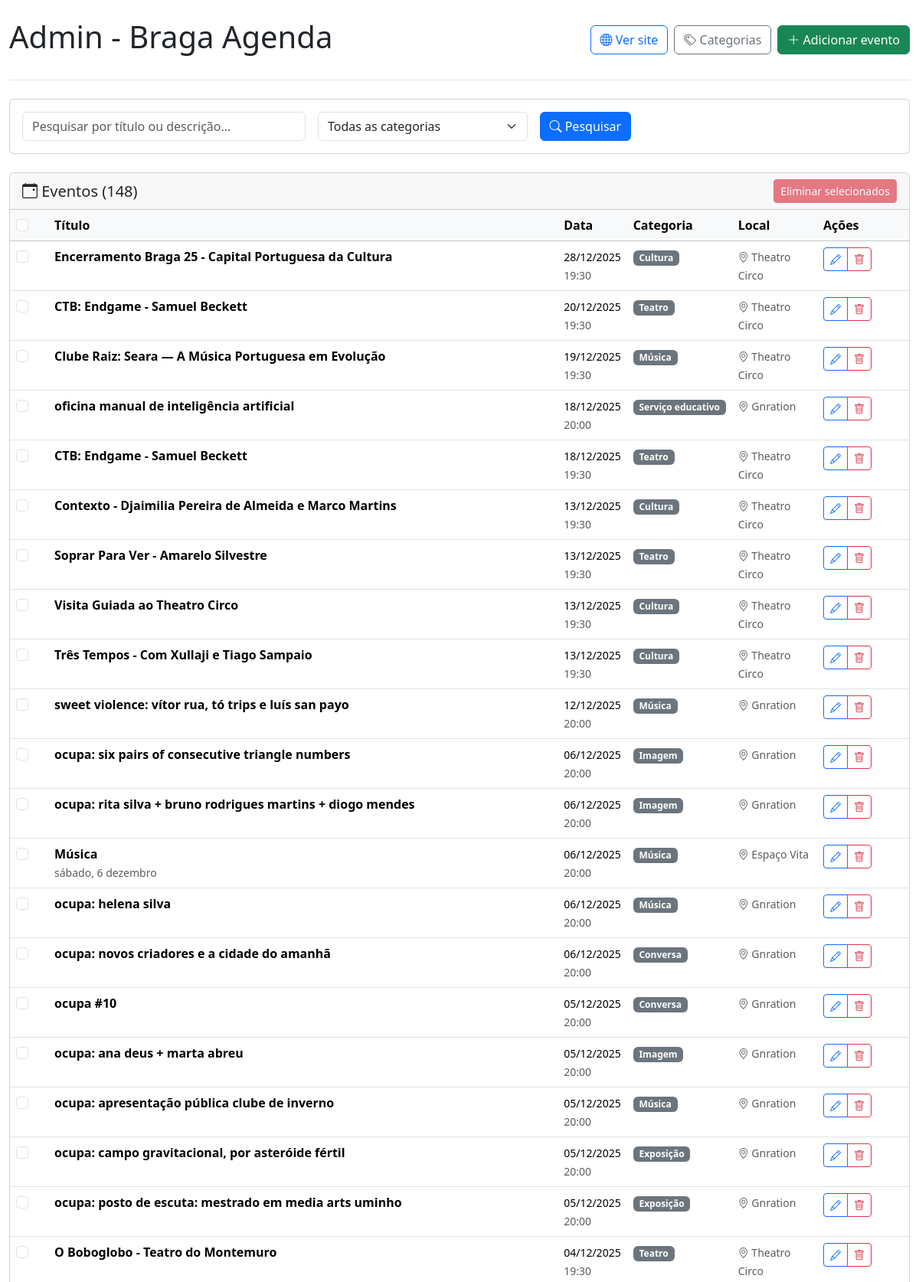
The app's page /admin/index.php (upper part) with its own data.
### tables this page shows
CREATE TABLE events (
            id INTEGER PRIMARY KEY AUTOINCREMENT,
            title TEXT NOT NULL,
            description TEXT,
            event_date DATETIME NOT NULL,
            category TEXT,
            image TEXT,
            url TEXT,
            source_id INTEGER,
            created_at DATETIME DEFAULT CURRENT_TIMESTAMP,
            updated_at DATETIME DEFAULT CURRENT_TIMESTAMP, event_hash TEXT, location TEXT, start_date DATETIME, end_date DATETIME,
            FOREIGN KEY (source_id) REFERENCES sources(id)
        );

### includes/Database.php (called while the page is built, shortened)
<?php
class Database {
    private $db;
    public function __construct() {
        $this->db = new PDO('sqlite:' . __DIR__ . '/../data/events.db');
        $this->db->setAttribute(PDO::ATTR_ERRMODE, PDO::ERRMODE_EXCEPTION);
        $this->createTables();
    }
    public function getConnection() {
        return $this->db;
    }
    private function createTables() {
        $sql = "
        CREATE TABLE IF NOT EXISTS events (
            id INTEGER PRIMARY KEY AUTOINCREMENT,
            title TEXT NOT NULL,
            description TEXT,
            event_date DATETIME NOT NULL,
            category TEXT,
            location TEXT,
            image TEXT,
            url TEXT,
            source_id INTEGER,
            event_hash TEXT,
            created_at DATETIME DEFAULT CURRENT_TIMESTAMP,
            updated_at DATETIME DEFAULT CURRENT_TIMESTAMP,
            FOREIGN KEY (source_id) REFERENCES sources(id)
        );
        CREATE TABLE IF NOT EXISTS sources (
            id INTEGER PRIMARY KEY AUTOINCREMENT,
            name TEXT NOT NULL,
            url TEXT NOT NULL,
            scraper_class TEXT NOT NULL,
            active BOOLEAN DEFAULT 1,
            last_scraped DATETIME,
            created_at DATETIME DEFAULT CURRENT_TIMESTAMP
        );
        CREATE INDEX IF NOT EXISTS idx_events_date ON events(event_date);
        CREATE INDEX IF NOT EXISTS idx_events_category ON events(category);
        CREATE INDEX IF NOT EXISTS idx_events_location ON events(location);
        CREATE UNIQUE INDEX IF NOT EXISTS idx_events_hash ON events(event_hash);
        CREATE INDEX IF NOT EXISTS idx_events_url ON events(url);
        ";
        $this->addEventHashColumn();
        $this->addLocationColumn();
        $this->addDateRangeColumns();
        $this->db->exec($sql);
    }
    private function addEventHashColumn() {
        try {
            $stmt = $this->db->query("PRAGMA table_info(events)");
            $columns = $stmt->fetchAll(PDO::FETCH_ASSOC);
            foreach ($columns as $column) {
                if ($column['name'] === 'event_hash') {
                    $hasHashColumn = true;
                    break;
                }
            }
        } catch (Exception $e) {
        }
    }
    private function addLocationColumn() {
        try {
            $stmt = $this->db->query("PRAGMA table_info(events)");
            $columns = $stmt->fetchAll(PDO::FETCH_ASSOC);
            foreach ($columns as $column) {
                if ($column['name'] === 'location') {
                    $hasLocationColumn = true;
                    break;
                }
            }
        } catch (Exception $e) {
        }
    }
    private function addDateRangeColumns() {
        try {
            $stmt = $this->db->query("PRAGMA table_info(events)");
            $columns = $stmt->fetchAll(PDO::FETCH_ASSOC);
            foreach ($columns as $column) {
                if ($column['name'] === 'start_date') {
                    $hasStartDate = true;
                }
                if ($column['name'] === 'end_date') {
                    $hasEndDate = true;
                }
            }
        } catch (Exception $e) {
        }
    }
}

### admin/index.php (the view, shortened to what this page needs)
<?php
require_once '../includes/Database.php';
$db = new Database();
$page = isset($_GET['page']) ? max(1, (int)$_GET['page']) : 1;
$eventsPerPage = 50;
$offset = ($page - 1) * $eventsPerPage;
$searchFilter = isset($_GET['search']) ? trim($_GET['search']) : '';
$whereClause = '';
$params = [];
$countSql = "SELECT COUNT(*) FROM events" . $whereClause;
$stmt = $db->getConnection()->prepare($countSql);
$stmt->execute($params);
$totalEvents = $stmt->fetchColumn();
$sql = "SELECT * FROM events" . $whereClause . " ORDER BY event_date DESC LIMIT ? OFFSET ?";
$params[] = $eventsPerPage;
$params[] = $offset;
$stmt = $db->getConnection()->prepare($sql);
$stmt->execute($params);
$events = $stmt->fetchAll(PDO::FETCH_ASSOC);
?>
<!DOCTYPE html>
<html lang="pt">
<head>
    <link href="https://cdn.jsdelivr.net/npm/bootstrap@5.3.2/dist/css/bootstrap.min.css" rel="stylesheet">
    <link href="https://cdn.jsdelivr.net/npm/bootstrap-icons@1.11.0/font/bootstrap-icons.css" rel="stylesheet">
</head>
<body>
    <div class="container-fluid">
        <header class="py-4 border-bottom">
            <div class="d-flex justify-content-between align-items-center flex-wrap">
                <h1>Admin - Braga Agenda</h1>
                <nav class="d-flex gap-2 flex-wrap">
                    <a href="../index.php" class="btn btn-outline-primary">
                        <i class="bi bi-globe"></i> Ver site
                    </a>
                    <a href="categories.php" class="btn btn-outline-secondary">
                        <i class="bi bi-tags"></i> Categorias
                    </a>
                    <a href="add-event.php" class="btn btn-success">
                        <i class="bi bi-plus-lg"></i> Adicionar evento
                    </a>
                </nav>
            </div>
        </header>
        <main class="py-4">
            <div class="card mb-4">
                <div class="card-body">
                    <form method="GET" class="row g-3">
                        <div class="col-md-4">
                            <input type="text" name="search" class="form-control"
                                   placeholder="Pesquisar por título ou descrição..."
                                   value="<?= htmlspecialchars($searchFilter) ?>">
                        </div>
                        <div class="col-md-3">
                            <select name="category" class="form-select">
                                <option value="">Todas as categorias</option>
                            </select>
                        </div>
                        <div class="col-md-3">
                            <button type="submit" class="btn btn-primary">
                                <i class="bi bi-search"></i> Pesquisar
                            </button>
                        </div>
                    </form>
                </div>
            </div>
            <div class="card">
                <div class="card-header d-flex justify-content-between align-items-center">
                    <h5 class="mb-0">
                        <i class="bi bi-calendar-event"></i>
                        Eventos (<?= number_format($totalEvents) ?>)
                    </h5>
                    <button type="button" class="btn btn-danger btn-sm" id="batchDeleteBtn" disabled>
                    </button>
                </div>
                <div class="card-body p-0">
                    <?php if (empty($events)): ?>
                        <div class="text-center py-5">
                            <p class="text-muted">Nenhum evento encontrado.</p>
                        </div>
                    <?php else: ?>
                        <form id="batchDeleteForm" method="POST" action="batch-delete.php">
                            <div class="table-responsive">
                                <table class="table table-hover mb-0">
                                    <thead class="table-light">
                                        <tr>
                                            <th style="width: 50px;">
                                                <input type="checkbox" class="form-check-input" id="selectAll">
                                            </th>
                                            <th>Título</th>
                                            <th>Data</th>
                                            <th>Categoria</th>
                                            <th>Local</th>
                                            <th style="width: 120px;">Ações</th>
                                        </tr>
                                    </thead>
                                    <tbody>
                                        <?php foreach ($events as $event): ?>
                                            <tr>
                                                <td>
                                                    <input type="checkbox" class="form-check-input event-checkbox"
                                                           name="event_ids[]" value="<?= $event['id'] ?>">
                                                </td>
                                                <td>
                                                    <strong><?= htmlspecialchars($event['title']) ?></strong>
                                                    <?php if ($event['description']): ?>
                                                        <br><small class="text-muted">
                                                            <?= htmlspecialchars(substr($event['description'], 0, 100)) ?><?= strlen($event['description']) > 100 ? '...' : '' ?>
                                                        </small>
                                                    <?php endif; ?>
                                                </td>
                                                <td>
                                                    <small><?= date('d/m/Y', strtotime($event['event_date'])) ?></small>
                                                    <?php if (date('H:i', strtotime($event['event_date'])) !== '00:00'): ?>
                                                        <br><small class="text-muted"><?= date('H:i', strtotime($event['event_date'])) ?></small>
                                                    <?php endif; ?>
                                                </td>
                                                <td>
                                                    <?php if ($event['category']): ?>
                                                        <span class="badge bg-secondary">
                                                            <?= htmlspecialchars($event['category']) ?>
                                                        </span>
                                                    <?php endif; ?>
                                                </td>
                                                <td>
                                                    <?php if ($event['location']): ?>
                                                        <small class="text-muted">
                                                            <i class="bi bi-geo-alt"></i> <?= htmlspecialchars($event['location']) ?>
                                                        </small>
                                                    <?php endif; ?>
                                                </td>
                                                <td>
                                                    <div class="btn-group btn-group-sm">
                                                        <button type="button" class="btn btn-outline-primary btn-sm"
                                                                title="Editar" onclick="editEvent(<?= $event['id'] ?>)">
                                                            <i class="bi bi-pencil"></i>
                                                        </button>
                                                        <a href="delete-event.php?id=<?= $event['id'] ?>"
                                                           class="btn btn-outline-danger btn-sm" title="Eliminar"
                                                           onclick="return confirm('Tem certeza?')">
                                                            <i class="bi bi-trash"></i>
                                                        </a>
                                                    </div>
                                                </td>
                                            </tr>
                                        <?php endforeach; ?>
                                    </tbody>
                                </table>
                            </div>
                        </form>
                    <?php endif; ?>
                </div>
            </div>
        </main>
    </div>
</body>
</html>

### records on screen
events: title "Encerramento Braga 25 - Capital Portuguesa da Cultura", event_date "28/12/2025", event_date "19:30", category "Cultura", location "Theatro Circo"
events: title "CTB: Endgame - Samuel Beckett", event_date "20/12/2025", event_date "19:30", category "Teatro", location "Theatro Circo"
events: title "Clube Raiz: Seara — A Música Portuguesa em Evolução", event_date "19/12/2025", event_date "19:30", category "Música", location "Theatro Circo"
events: title "oficina manual de inteligência artificial", event_date "18/12/2025", event_date "20:00", category "Serviço educativo", location "Gnration"
events: title "CTB: Endgame - Samuel Beckett", event_date "18/12/2025", event_date "19:30", category "Teatro", location "Theatro Circo"
events: title "Contexto - Djaimilia Pereira de Almeida e Marco Martins", event_date "13/12/2025", event_date "19:30", category "Cultura", location "Theatro Circo"
events: title "Soprar Para Ver - Amarelo Silvestre", event_date "13/12/2025", event_date "19:30", category "Teatro", location "Theatro Circo"
events: title "Visita Guiada ao Theatro Circo", event_date "13/12/2025", event_date "19:30", category "Cultura", location "Theatro Circo"
events: title "Três Tempos - Com Xullaji e Tiago Sampaio", event_date "13/12/2025", event_date "19:30", category "Cultura", location "Theatro Circo"
events: title "sweet violence: vítor rua, tó trips e luís san payo", event_date "12/12/2025", event_date "20:00", category "Música", location "Gnration"
events: title "ocupa: six pairs of consecutive triangle numbers", event_date "06/12/2025", event_date "20:00", category "Imagem", location "Gnration"
events: title "ocupa: rita silva + bruno rodrigues martins + diogo mendes", event_date "06/12/2025", event_date "20:00", category "Imagem", location "Gnration"
events: title "Música", description "sábado, 6 dezembro", event_date "06/12/2025", event_date "20:00", category "Música", location "Espaço Vita"
events: title "ocupa: helena silva", event_date "06/12/2025", event_date "20:00", category "Música", location "Gnration"
events: title "ocupa: novos criadores e a cidade do amanhã", event_date "06/12/2025", event_date "20:00", category "Conversa", location "Gnration"
events: title "ocupa #10", event_date "05/12/2025", event_date "20:00", category "Conversa", location "Gnration"
events: title "ocupa: ana deus + marta abreu", event_date "05/12/2025", event_date "20:00", category "Imagem", location "Gnration"
events: title "ocupa: apresentação pública clube de inverno", event_date "05/12/2025", event_date "20:00", category "Música", location "Gnration"
events: title "ocupa: campo gravitacional, por asteróide fértil", event_date "05/12/2025", event_date "20:00", category "Exposição", location "Gnration"
events: title "ocupa: posto de escuta: mestrado em media arts uminho", event_date "05/12/2025", event_date "20:00", category "Exposição", location "Gnration"
events: title "O Boboglobo - Teatro do Montemuro", event_date "04/12/2025", event_date "19:30", category "Teatro", location "Theatro Circo"

### other values on screen
$totalEvents "148"
